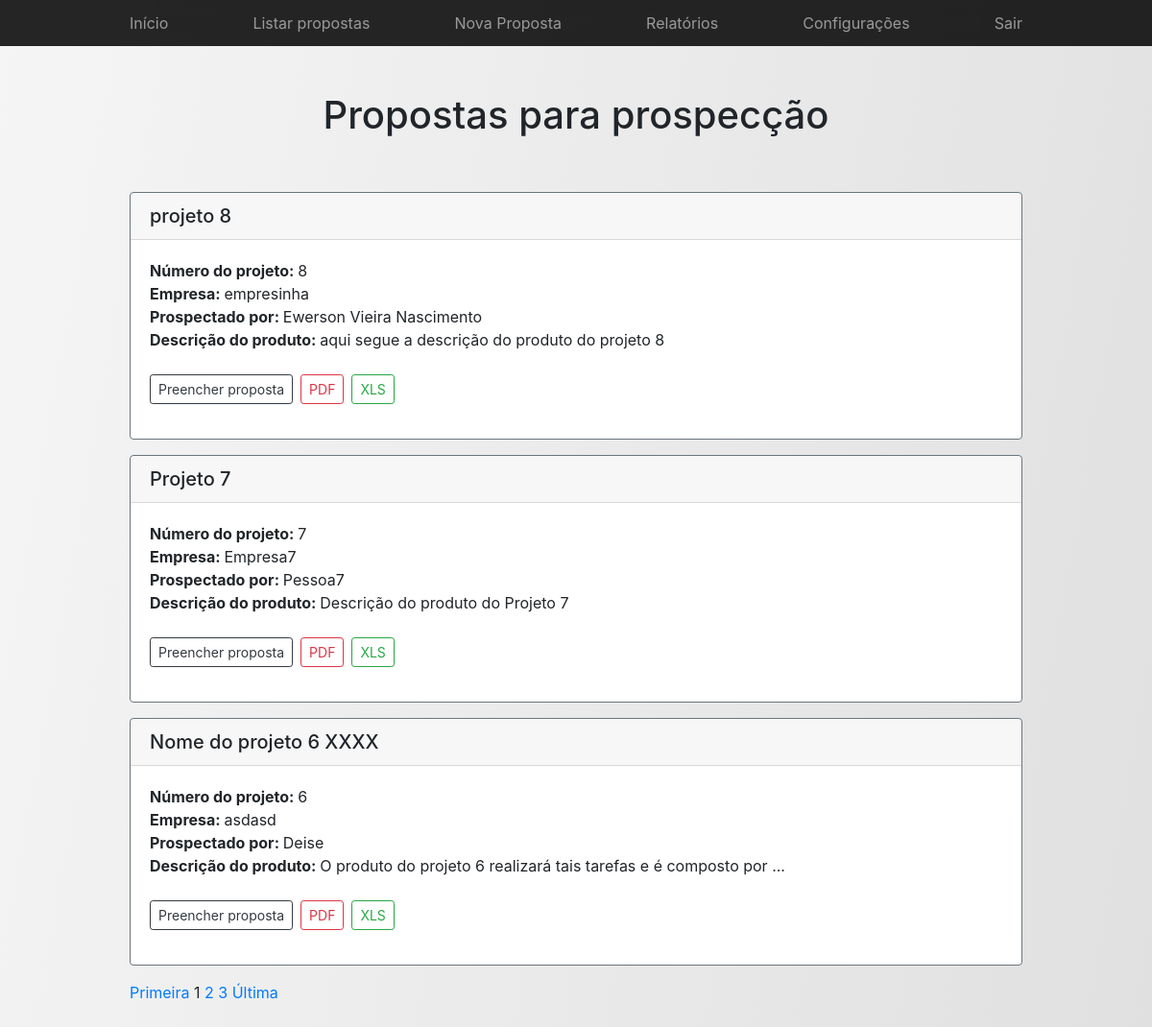
Page /spp_ifes/view/listar.php (signed in) on the committed database.
### tables this page shows
CREATE TABLE IF NOT EXISTS `projeto` (
  `id` int(11) NOT NULL AUTO_INCREMENT,
  `nome` varchar(100) NOT NULL,
  `viabilidade` varchar(2000) NOT NULL,
  `efeitos` varchar(2000) NOT NULL,
  `equipe` varchar(2000) NOT NULL,
  `riscos` varchar(2000) NOT NULL,
  `entregas` varchar(2000) NOT NULL,
  `premissas` varchar(2000) NOT NULL,
  `cronograma` varchar(2000) NOT NULL,
  `custo` varchar(2000) NOT NULL,
  `interessados` varchar(2000) NOT NULL,
  `anotacoes_complementares` varchar(2000) NOT NULL,
  `created` datetime NOT NULL,
  `modified` datetime DEFAULT NULL,
  `fk_id_empresa` int(11) NOT NULL,
  `fk_id_usuario` int(11) NOT NULL,
  PRIMARY KEY (`id`),
  KEY `fk_id_empresa` (`fk_id_empresa`),
  KEY `fk_id_usuario` (`fk_id_usuario`)
);

CREATE TABLE IF NOT EXISTS `empresa` (
  `id` int(11) NOT NULL AUTO_INCREMENT,
  `nome` varchar(100) NOT NULL,
  `cnpj` varchar(14) NOT NULL,
  `tipo` varchar(50) NOT NULL,
  PRIMARY KEY (`id`)
);

CREATE TABLE IF NOT EXISTS `usuario` (
  `id` int(11) NOT NULL AUTO_INCREMENT,
  `nome` varchar(100) NOT NULL,
  `telefone` varchar(11) NOT NULL,
  `email` varchar(100) NOT NULL,
  `senha` varchar(100) NOT NULL,
  `tipo` int(11) NOT NULL,
  PRIMARY KEY (`id`)
);

CREATE TABLE IF NOT EXISTS `produto` (
  `id` int(11) NOT NULL AUTO_INCREMENT,
  `nome` varchar(100) NOT NULL,
  `descricao` varchar(4000) NOT NULL,
  `fk_id_projeto` int(11) NOT NULL,
  PRIMARY KEY (`id`),
  KEY `fk_id_projeto` (`fk_id_projeto`)
);

### spp_ifes/controller/funcoes.php (called while the page is built, shortened)
<?php
function connect()
{
    $servidor = "localhost";
    $usuario = "root";
    $senha = "";
    $dbname = "spp_ifes";
    $conn = mysqli_connect($servidor, $usuario, $senha, $dbname);
    return $conn;
}
function limita_caracteres($texto, $limite, $quebra = true){
   $tamanho = strlen($texto);
   if($tamanho <= $limite){
      $novo_texto = $texto;
   }
   return $novo_texto;
}
function getAllProjetos($inicio, $qnt_result_pg, $order){
    if($order == 0)
    {
        $result_projeto = "SELECT P.id as id_projeto, P.nome as nome_projeto, U.nome as nome_usuario, E.nome as nome_empresa, PD.descricao as descricao
        FROM PROJETO P
        INNER JOIN EMPRESA E
        ON P.fk_id_empresa = E.id
        INNER JOIN USUARIO U
        ON P.fk_id_usuario = U.id
        INNER JOIN PRODUTO PD
        ON P.id = PD.fk_id_projeto
        ORDER BY P.id
        LIMIT $inicio, $qnt_result_pg";
        $resultado_projeto = mysqli_query(connect(), $result_projeto);
    }
    else
    {
        $result_projeto = "SELECT P.id as id_projeto, P.nome as nome_projeto, U.nome as nome_usuario, E.nome as nome_empresa, PD.descricao as descricao
        FROM PROJETO P
        INNER JOIN EMPRESA E
        ON P.fk_id_empresa = E.id
        INNER JOIN USUARIO U
        ON P.fk_id_usuario = U.id
        INNER JOIN PRODUTO PD
        ON P.id = PD.fk_id_projeto
        ORDER BY P.id DESC
        LIMIT $inicio, $qnt_result_pg";
        $resultado_projeto = mysqli_query(connect(), $result_projeto);
    }
    return $resultado_projeto;
}
function totalProjetos()
{
    $query = "SELECT COUNT(id) FROM projeto";
    $result = mysqli_query(connect(), $query);
    $row = mysqli_fetch_row($result);
    $value = $row[0];
    return $value;
}
?>

### spp_ifes/controller/exibicao.php (called while the page is built, shortened)
<?php
    $pagina_atual = filter_input(INPUT_GET,'pagina', FILTER_SANITIZE_NUMBER_INT);
    $pagina = (!empty($pagina_atual)) ? $pagina_atual : 1;
?>

### spp_ifes/controller/exibir_projetos.php (the view, shortened to what this page needs)
<?php
include_once("funcoes.php");
    while($row = mysqli_fetch_assoc($result)){
        ?>
        <div class="card border-secondary mb-3">
            <h5 class="card-header"><?php echo "<b></b>" . utf8_encode($row['nome_projeto']); ?></h5>
                <div class="card-body">
                    <?php
                        echo "<b>Número do projeto: </b>" . utf8_encode($row['id_projeto']) . "<br>";
                        echo "<b>Empresa: </b>" . utf8_encode($row['nome_empresa']) . "<br>";
                        echo "<b>Prospectado por: </b>" . utf8_encode($row['nome_usuario']) . "<br>";
                        echo "<b>Descrição do produto: </b>" . utf8_encode(limita_caracteres($row['descricao'], 250)) . "<br><br>";
                        echo "<p><a class='btn btn-sm mr-2 btn-outline-dark' href='edit_proposta.php?id=" . $row['id_projeto'] . "' role='button'>Preencher proposta</a>";
                        echo "<a class='btn btn-sm mr-2 btn-outline-danger' href='../controller/gerar_pdf.php?id=" . $row['id_projeto'] . "' role='button'>PDF</a>";
                        echo "<a class='btn btn-sm btn-outline-success' href='../controller/gerar_planilha.php?id=" . $row['id_projeto'] . "' role='button'>XLS</a></p>";
                    ?>
                </div>
        </div>
        <?php
    }
    $quantidade_pg = ceil($qtd_total / $qnt_result_pg);
    $max_links = 2;
    echo "<a href='$nome_pagina?pagina=1'>Primeira</a> ";
    echo "$pagina ";
    for($pag_dep = $pagina + 1; $pag_dep <= $pagina + $max_links; $pag_dep++){
        if($pag_dep <= $quantidade_pg){
            echo "<a href='$nome_pagina?pagina=$pag_dep'>$pag_dep</a> ";
        }
    }
    echo "<a href='$nome_pagina?pagina=$quantidade_pg'>Última</a><br><br>";
?>

### spp_ifes/view/listar.php (shortened to what this page needs)
<?php
include_once("../controller/funcoes.php");
include_once("../controller/exibicao.php");
?>
<!DOCTYPE html>
<html lang="pt-br">
	<body id="grad1">
		<div class="container">
			<div class="py-5 text-center">
				<h1>Propostas para prospecção</h1>
			</div>
			<?php
				$result = getAllProjetos($inicio, $qnt_result_pg, $order);
				$qtd_total = totalProjetos();
				$nome_pagina = 'listar.php';
				include_once("../controller/exibir_projetos.php");
			?>
		</div>
	</body>
</html>

### rows in the picture
projeto: nome "projeto 8", id "8", empresa.nome "empresinha", usuario.nome "Ewerson Vieira Nascimento", produto.descricao "aqui segue a descrição do produto do projeto 8"
projeto: nome "Projeto 7", id "7", empresa.nome "Empresa7", usuario.nome "Pessoa7", produto.descricao "Descrição do produto do Projeto 7"
projeto: nome "Nome do projeto 6 XXXX", id "6", empresa.nome "asdasd", usuario.nome "Deise", produto.descricao "O produto do projeto 6 realizará tais tarefas e é composto por ..."

### other values in the picture
$pagina "1"
